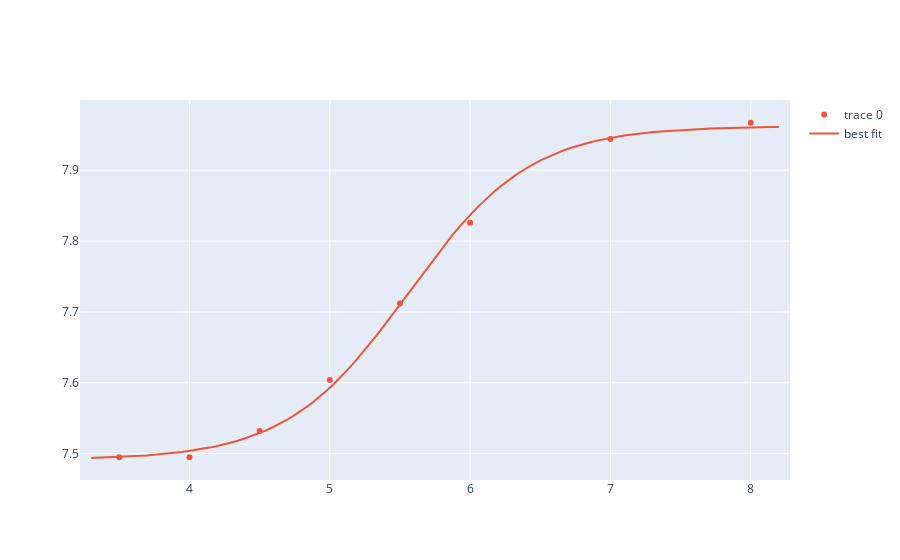

The notebook cell this image was saved under:
### Markdown cell above
Display plot.

### Code cell
fig = demo_1.plot(res=164,fit=True)
fig.show()
